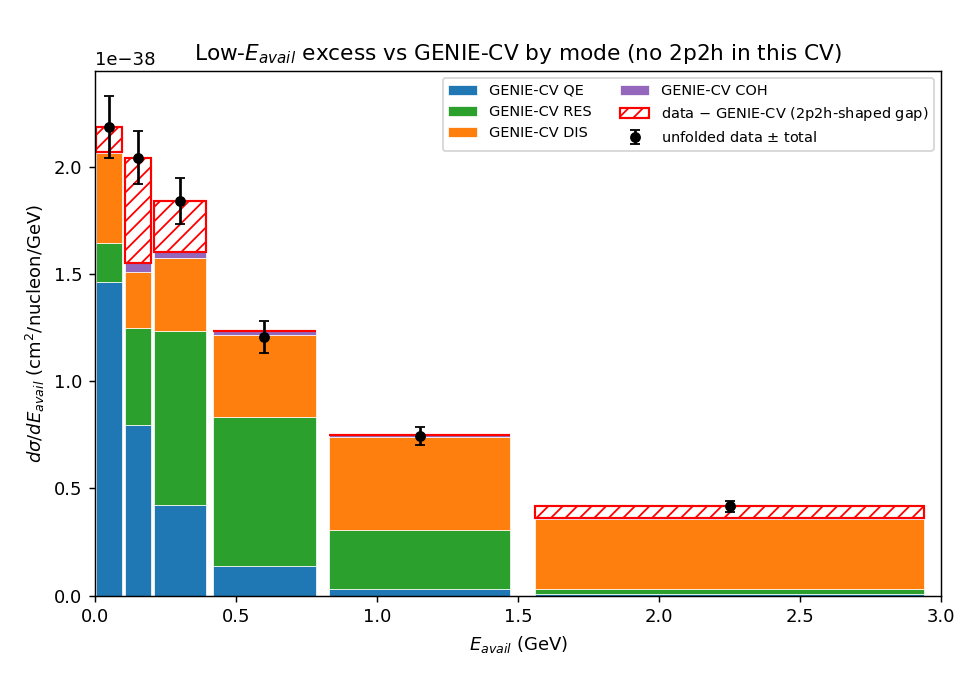

Source code (Python):
#!/usr/bin/env python3
"""Decompose the GENIE-CV d(sigma)/dE_avail into interaction modes (QE/RES/DIS/
COH/charm) and overlay the unfolded data, to localise the low-E_avail data
excess and judge whether a 2p2h/MEC component (absent from this CV: mec==0 for
every event) is the right shape/size to bridge it.

Method (exact, no re-normalisation guesswork): in the splines normalisation each
event carries the same weight, so the CV d(sigma)/dE_avail in a bin is shared
among modes strictly by their *count fraction* in that bin (over the same CC,
in-phase-space selection and the same E_avail projection the committed
genie_cv_xsec3d.root used). So
    dsigma_mode[b] = dsigma_CV[b] * N_mode[b] / N_total[b].
We read dsigma_CV[b] straight from genie_cv_xsec3d.root:hXSec_eavail (already
validated), and only need per-bin mode counts from the gst.

The 2p2h test: MINERvA's low-recoil 2p2h sits in the QE-Delta "dip", i.e. the
low/intermediate E_avail bins. We report, per bin, data-CV residual and what
fraction of the local QE rate an added 2p2h would have to be to close it -- and
whether that is plausible (2p2h is the 2nd-largest 3D syst band).

Run in the analysis env (root_6_28).
"""
import argparse
import os
import sys

import numpy as np
import ROOT

HERE = os.path.dirname(os.path.abspath(__file__))
sys.path.insert(0, os.path.dirname(HERE))
sys.path.insert(0, HERE)
import unfold_3d_omnifold_unbinned as u3d
from genie_to_xsec3d import eavail_true

EA = np.asarray(u3d.EAVAIL_EDGES, float)
PT = np.asarray(u3d.PT_EDGES, float)
PZ = np.asarray(u3d.PZ_EDGES, float)
in_ps = u3d.u2d.in_truth_phase_space
MODES = ["qel", "res", "dis", "coh", "charm"]   # mec is 0 here; charm is a DIS subset flag


def mode_counts(gst):
    """Per-E_avail-bin CC-in-PS event counts, total and per exclusive mode."""
    df = ROOT.RDataFrame("gst", gst)
    cols = ["cc", "El", "pxl", "pyl", "pzl", "nf", "pdgf", "Ef",
            "qel", "res", "dis", "coh", "charm"]
    d = df.AsNumpy(cols)
    cc = d["cc"].astype(bool)
    pxl, pyl, pzl = d["pxl"], d["pyl"], d["pzl"]
    pt = np.hypot(pxl, pyl)
    pz = pzl
    inps = np.array([in_ps(float(a), float(b), PT[0], PT[-1], PZ[0], PZ[-1])
                     for a, b in zip(pt, pz)])
    sel = cc & inps
    idx = np.where(sel)[0]

    # eavail per selected event from its FS list
    ea = np.empty(idx.size)
    for k, i in enumerate(idx):
        nf = int(d["nf"][i])
        fs = [(int(d["pdgf"][i][j]), float(d["Ef"][i][j]), 0.0, 0.0, 0.0)
              for j in range(nf)]
        ea[k] = eavail_true(fs)

    tot, _ = np.histogram(ea, bins=EA)
    per = {}
    # exclusive QE/RES/DIS/COH; "charm" reported separately as a DIS-flag subset
    flags = {m: d[m].astype(bool)[idx] for m in ("qel", "res", "dis", "coh", "charm")}
    for m in ("qel", "res", "dis", "coh"):
        c, _ = np.histogram(ea[flags[m]], bins=EA)
        per[m] = c
    c, _ = np.histogram(ea[flags["charm"]], bins=EA)
    per["charm"] = c
    return tot, per, idx.size


def main():
    ap = argparse.ArgumentParser()
    ap.add_argument("--gst", default="genie_mefhc_cv.gst.root")
    ap.add_argument("--cv", default="genie_cv_xsec3d.root")
    ap.add_argument("--data", default="../xsec_3d_MEFHC_5iter_lgbm.root")
    ap.add_argument("--cov", default="uq_3d/universe_stage2_3d/"
                    "uq_universe_3d_covariance.root")
    ap.add_argument("--plot", default=None,
                    help="if set, write a stacked-by-mode + data PNG here")
    args = ap.parse_args()
    ROOT.gErrorIgnoreLevel = ROOT.kError

    # 1) CV and data d(sigma)/dE_avail (per-bin values, cm^2/nucleon/GeV)
    def get_h(path, hname):
        p = path if os.path.isabs(path) else os.path.join(HERE, path)
        f = ROOT.TFile.Open(p)
        h = f.Get(hname)
        v = np.array([h.GetBinContent(b) for b in range(1, h.GetNbinsX() + 1)])
        f.Close()
        return v

    cv = get_h(args.cv, "hXSec_eavail")
    data = get_h(args.data, "hXSec_eavail")
    dea = np.diff(EA)
    nb = cv.size

    # 2) per-bin mode count fractions -> mode-resolved CV
    tot, per, n_sel = mode_counts(args.gst if os.path.isabs(args.gst)
                                  else os.path.join(HERE, args.gst))
    frac = {m: np.where(tot > 0, per[m] / np.maximum(tot, 1), 0.0) for m in per}
    cv_mode = {m: cv * frac[m] for m in ("qel", "res", "dis", "coh")}

    # 3) total-uncertainty band on data (project the combined cov onto E_avail)
    #    reuse overlay's projector if available; else fall back to sqrt(diag) via hSigma
    sig = None
    try:
        from overlay_generators_band import (build_projectors, project_cov,
                                             load_cov, load_th3)
        Cfull = load_cov(args.cov + ":hCov_combined3d_total")
        cv3d, _ = load_th3(args.data, "hXSec3D")
        J, _mask = build_projectors(cv3d, (PT, PZ, EA))
        sig = project_cov(Cfull, J)["eavail"][1]
    except Exception as e:
        print(f"[warn] could not project cov ({e}); reporting residual without band")

    # ---- report ----
    print(f"[mode-decomp] CC-in-PS events used = {n_sel}; E_avail bins = {nb} "
          f"(last is the catch bin)")
    print(f"[mode-decomp] MEC fraction in this CV = 0 (confirmed) -> any 2p2h "
          f"would be ADDED, not reweighted\n")
    hdr = ("bin  Eavail[GeV]      data        CV     d-CV   (d-CV)/sig   "
           "| QE      RES     DIS     COH   | 2p2h/QE to close")
    print(hdr)
    print("-" * len(hdr))
    for b in range(nb):
        lo, hi = EA[b], EA[b + 1]
        resid = data[b] - cv[b]
        nsig = resid / sig[b] if sig is not None else float("nan")
        qe = cv_mode["qel"][b]
        # 2p2h needed (as a multiple of the local QE rate) to lift CV to data
        ratio = resid / qe if qe > 0 else float("inf")
        tag = "  <-- catch bin" if b == nb - 1 else ""
        print(f"{b:3d}  [{lo:4.2f},{hi:4.2f})  {data[b]:.3e} {cv[b]:.3e} "
              f"{resid:+.2e}  {nsig:+6.2f}   | "
              f"{cv_mode['qel'][b]:.2e} {cv_mode['res'][b]:.2e} "
              f"{cv_mode['dis'][b]:.2e} {cv_mode['coh'][b]:.1e} | "
              f"{ratio:+6.2f}{tag}")

    # integrated (drop catch bin), 2p2h-as-fraction-of-QE summary
    s = slice(0, nb - 1)
    int_d = (data[s] * dea[s]).sum()
    int_cv = (cv[s] * dea[s]).sum()
    int_qe = (cv_mode["qel"][s] * dea[s]).sum()
    print(f"\n[integrated, catch bin dropped]")
    print(f"  data   = {int_d:.3e}   CV = {int_cv:.3e}   deficit = "
          f"{int_d-int_cv:+.2e} ({100*(int_cv-int_d)/int_d:+.1f}% of data)")
    print(f"  CV QE component = {int_qe:.3e}  -> a 2p2h equal to "
          f"{100*(int_d-int_cv)/int_qe:.0f}% of the QE rate would close the "
          f"integrated deficit")
    # where is the deficit concentrated?
    resid_bins = (data[s] - cv[s]) * dea[s]
    pos = resid_bins.clip(min=0)
    if pos.sum() > 0:
        share = pos / pos.sum()
        lowfrac = share[EA[1:nb] <= 0.4].sum()   # bins up to 0.4 GeV
        print(f"  fraction of the positive deficit in E_avail<=0.4 GeV "
              f"(the QE-Delta dip, where 2p2h lives) = {100*lowfrac:.0f}%")

    if args.plot:
        import matplotlib
        matplotlib.use("Agg")
        import matplotlib.pyplot as plt
        n = nb - 1                              # drop the catch bin
        ctr = 0.5 * (EA[:n] + EA[1:n + 1])
        w = dea[:n]
        fig, ax = plt.subplots(figsize=(7.5, 5.2))
        bot = np.zeros(n)
        for m, lab, c in [("qel", "QE", "#1f77b4"), ("res", "RES", "#2ca02c"),
                          ("dis", "DIS", "#ff7f0e"), ("coh", "COH", "#9467bd")]:
            h = cv_mode[m][:n]
            ax.bar(ctr, h, width=w * 0.92, bottom=bot, color=c,
                   label=f"GENIE-CV {lab}", edgecolor="white", lw=0.4)
            bot += h
        gap = (data[:n] - cv[:n]).clip(min=0)
        ax.bar(ctr, gap, width=w * 0.92, bottom=cv[:n], color="none",
               edgecolor="red", hatch="///", lw=1.2,
               label="data $-$ GENIE-CV (2p2h-shaped gap)")
        if sig is not None:
            ax.errorbar(ctr, data[:n], yerr=sig[:n], fmt="o", color="k", ms=5,
                        capsize=3, label="unfolded data $\\pm$ total", zorder=5)
        else:
            ax.plot(ctr, data[:n], "ko", ms=5, label="unfolded data", zorder=5)
        ax.set_xlabel("$E_{avail}$ (GeV)")
        ax.set_ylabel(r"$d\sigma/dE_{avail}$ (cm$^2$/nucleon/GeV)")
        ax.set_title("Low-$E_{avail}$ excess vs GENIE-CV by mode "
                     "(no 2p2h in this CV)")
        ax.legend(fontsize=8, ncol=2)
        ax.set_xlim(EA[0], EA[n])
        fig.tight_layout()
        fig.savefig(args.plot, dpi=130)
        print(f"[mode-decomp] wrote {args.plot}")


if __name__ == "__main__":
    main()
